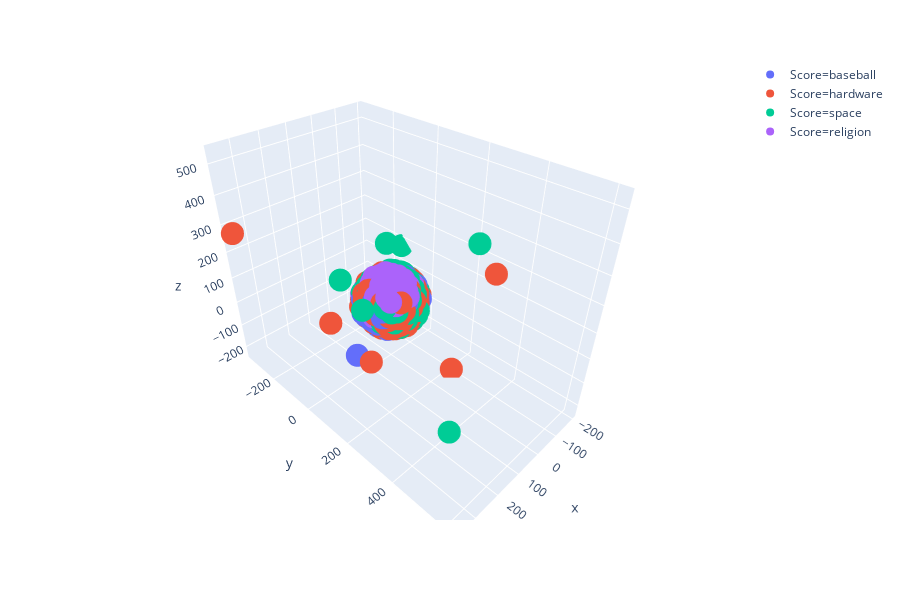

Here is the notebook cell this chart was saved with:
### Code cell
fig = px.scatter_3d(df, x="x", y="y", z="z",color="Score")
fig.show()

### Figure 1 — Plotly figure (JSON) as saved in the notebook; plotly's stock layout.template omitted (floating-point values rounded to 4 significant figures; data arrays with more than 128 entries replaced by an {"elided": "..."} marker saying what was removed)
{"data": [{"hoverlabel": {"namelength": 0}, "hovertemplate": "Score=baseball<br>x=%{x}<br>y=%{y}<br>z=%{z}", "legendgroup": "Score=baseball", "marker": {"color": "#636efa", "symbol": "circle"}, "mode": "markers", "name": "Score=baseball", "scene": "scene", "showlegend": true, "type": "scatter3d", "x": {"elided": "367 float values"}, "y": {"elided": "367 float values"}, "z": {"elided": "367 float values"}}, {"hoverlabel": {"namelength": 0}, "hovertemplate": "Score=hardware<br>x=%{x}<br>y=%{y}<br>z=%{z}", "legendgroup": "Score=hardware", "marker": {"color": "#EF553B", "symbol": "circle"}, "mode": "markers", "name": "Score=hardware", "scene": "scene", "showlegend": true, "type": "scatter3d", "x": {"elided": "557 float values"}, "y": {"elided": "557 float values"}, "z": {"elided": "557 float values"}}, {"hoverlabel": {"namelength": 0}, "hovertemplate": "Score=space<br>x=%{x}<br>y=%{y}<br>z=%{z}", "legendgroup": "Score=space", "marker": {"color": "#00cc96", "symbol": "circle"}, "mode": "markers", "name": "Score=space", "scene": "scene", "showlegend": true, "type": "scatter3d", "x": {"elided": "822 float values"}, "y": {"elided": "822 float values"}, "z": {"elided": "822 float values"}}, {"hoverlabel": {"namelength": 0}, "hovertemplate": "Score=religion<br>x=%{x}<br>y=%{y}<br>z=%{z}", "legendgroup": "Score=religion", "marker": {"color": "#ab63fa", "symbol": "circle"}, "mode": "markers", "name": "Score=religion", "scene": "scene", "showlegend": true, "type": "scatter3d", "x": {"elided": "411 float values"}, "y": {"elided": "411 float values"}, "z": {"elided": "411 float values"}}], "layout": {"height": 600, "legend": {"tracegroupgap": 0}, "margin": {"t": 60}, "scene": {"domain": {"x": [0, 0.98], "y": [0, 1]}, "xaxis": {"title": {"text": "x"}}, "yaxis": {"title": {"text": "y"}}, "zaxis": {"title": {"text": "z"}}}}}
